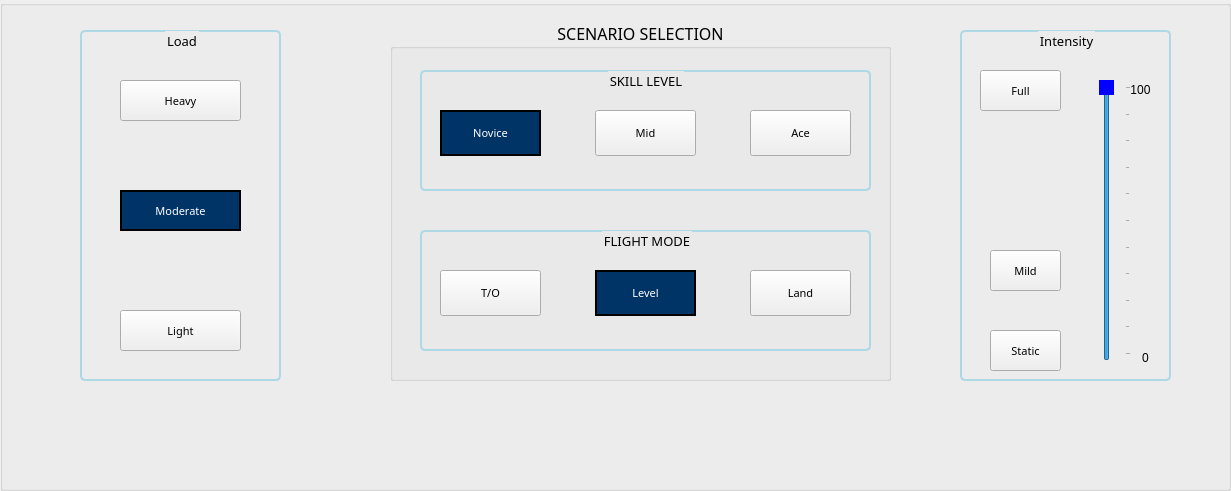
     <widget class="QGroupBox" name="grp_sim">
      <property name="geometry">
       <rect>
        <x>10</x>
        <y>170</y>
        <width>1231</width>
        <height>491</height>
       </rect>
      </property>
      <property name="title">
       <string/>
      </property>
      <widget class="QGroupBox" name="groupBox_5">
       <property name="geometry">
        <rect>
         <x>960</x>
         <y>30</y>
         <width>211</width>
         <height>351</height>
        </rect>
       </property>
       <property name="font">
        <font>
         <family>MS 33558</family>
         <pointsize>10</pointsize>
         <weight>50</weight>
         <bold>false</bold>
        </font>
       </property>
       <property name="styleSheet">
        <string notr="true">QGroupBox {
    border: 2px solid lightblue;
    border-radius: 5px;
    padding: 5px;
}
</string>
       </property>
       <property name="title">
        <string>Intensity</string>
       </property>
       <property name="alignment">
        <set>Qt::AlignCenter</set>
       </property>
       <widget class="QSlider" name="sld_intensity">
        <property name="geometry">
         <rect>
          <x>130</x>
          <y>50</y>
          <width>41</width>
          <height>281</height>
         </rect>
        </property>
        <property name="styleSheet">
         <string notr="true">QSlider::handle:vertical {
    width: 60px; 
    height: 60px; 
    background: blue; 
}
</string>
        </property>
        <property name="minimum">
         <number>0</number>
        </property>
        <property name="maximum">
         <number>100</number>
        </property>
        <property name="value">
         <number>100</number>
        </property>
        <property name="orientation">
         <enum>Qt::Vertical</enum>
        </property>
        <property name="tickPosition">
         <enum>QSlider::TicksBelow</enum>
        </property>
        <property name="tickInterval">
         <number>10</number>
        </property>
       </widget>
       <widget class="QLabel" name="label_32">
        <property name="geometry">
         <rect>
          <x>170</x>
          <y>320</y>
          <width>31</width>
          <height>16</height>
         </rect>
        </property>
        <property name="text">
         <string>0</string>
        </property>
        <property name="alignment">
         <set>Qt::AlignCenter</set>
        </property>
       </widget>
       <widget class="QLabel" name="label_33">
        <property name="geometry">
         <rect>
          <x>160</x>
          <y>50</y>
          <width>41</width>
          <height>20</height>
         </rect>
        </property>
        <property name="text">
         <string>100</string>
        </property>
        <property name="alignment">
         <set>Qt::AlignCenter</set>
        </property>
       </widget>
       <widget class="QPushButton" name="btn_intensity_motionless">
        <property name="geometry">
         <rect>
          <x>30</x>
          <y>300</y>
          <width>71</width>
          <height>41</height>
         </rect>
        </property>
        <property name="font">
         <font>
          <family>MS 33558</family>
          <pointsize>8</pointsize>
          <weight>50</weight>
          <bold>false</bold>
         </font>
        </property>
        <property name="styleSheet">
         <string notr="true">QPushButton:checked {
    background-color: rgba(0, 51, 102, 1); /* Dark blue background */
    color: white; /* White lettering */
    border: 2px solid black; /* Black border */
}
</string>
        </property>
        <property name="text">
         <string>Static</string>
        </property>
       </widget>
       <widget class="QPushButton" name="btn_intensity_mild">
        <property name="geometry">
         <rect>
          <x>30</x>
          <y>220</y>
          <width>71</width>
          <height>41</height>
         </rect>
        </property>
        <property name="font">
         <font>
          <family>MS 33558</family>
          <pointsize>8</pointsize>
          <weight>50</weight>
          <bold>false</bold>
         </font>
        </property>
        <property name="styleSheet">
         <string notr="true">QPushButton:checked {
    background-color: rgba(0, 51, 102, 1); /* Dark blue background */
    color: white; /* White lettering */
    border: 2px solid black; /* Black border */
}
</string>
        </property>
        <property name="text">
         <string>Mild</string>
        </property>
       </widget>
       <widget class="QPushButton" name="btn_intensity_full">
        <property name="geometry">
         <rect>
          <x>20</x>
          <y>40</y>
          <width>81</width>
          <height>41</height>
         </rect>
        </property>
        <property name="font">
         <font>
          <family>MS 33558</family>
          <pointsize>8</pointsize>
          <weight>50</weight>
          <bold>false</bold>
         </font>
        </property>
        <property name="styleSheet">
         <string notr="true">QPushButton:checked {
    background-color: rgba(0, 51, 102, 1); /* Dark blue background */
    color: white; /* White lettering */
    border: 2px solid black; /* Black border */
}
</string>
        </property>
        <property name="text">
         <string>Full</string>
        </property>
       </widget>
      </widget>
      <widget class="QGroupBox" name="groupBox_6">
       <property name="geometry">
        <rect>
         <x>80</x>
         <y>30</y>
         <width>201</width>
         <height>351</height>
        </rect>
       </property>
       <property name="font">
        <font>
         <family>MS 33558</family>
         <pointsize>10</pointsize>
         <weight>50</weight>
         <bold>false</bold>
        </font>
       </property>
       <property name="styleSheet">
        <string notr="true">QGroupBox {
    border: 2px solid lightblue;
    border-radius: 5px;
    padding: 5px;
}
</string>
       </property>
       <property name="title">
        <string>Load</string>
       </property>
       <property name="alignment">
        <set>Qt::AlignCenter</set>
       </property>
       <widget class="QPushButton" name="btn_light_load">
        <property name="geometry">
         <rect>
          <x>40</x>
          <y>280</y>
          <width>121</width>
          <height>41</height>
         </rect>
        </property>
        <property name="font">
         <font>
          <family>MS 33558</family>
          <pointsize>8</pointsize>
          <weight>50</weight>
          <bold>false</bold>
         </font>
        </property>
        <property name="styleSheet">
         <string notr="true">QPushButton:checked {
    background-color: rgba(0, 51, 102, 1); /* Dark blue background */
    color: white; /* White lettering */
    border: 2px solid black; /* Black border */
}
</string>
        </property>
        <property name="text">
         <string>Light</string>
        </property>
        <property name="checkable">
         <bool>true</bool>
        </property>
        <attribute name="buttonGroup">
         <string notr="true">buttonGroupLoad</string>
        </attribute>
       </widget>
       <widget class="QPushButton" name="btn_moderate_load">
        <property name="geometry">
         <rect>
          <x>40</x>
          <y>160</y>
          <width>121</width>
          <height>41</height>
         </rect>
        </property>
        <property name="font">
         <font>
          <family>MS 33558</family>
          <pointsize>8</pointsize>
          <weight>50</weight>
          <bold>false</bold>
         </font>
        </property>
        <property name="styleSheet">
         <string notr="true">QPushButton:checked {
    background-color: rgba(0, 51, 102, 1); /* Dark blue background */
    color: white; /* White lettering */
    border: 2px solid black; /* Black border */
}
</string>
        </property>
        <property name="text">
         <string>Moderate</string>
        </property>
        <property name="checkable">
         <bool>true</bool>
        </property>
        <property name="checked">
         <bool>true</bool>
        </property>
        <attribute name="buttonGroup">
         <string notr="true">buttonGroupLoad</string>
        </attribute>
       </widget>
       <widget class="QPushButton" name="btn_heavy_load">
        <property name="geometry">
         <rect>
          <x>40</x>
          <y>50</y>
          <width>121</width>
          <height>41</height>
         </rect>
        </property>
        <property name="font">
         <font>
          <family>MS 33558</family>
          <pointsize>8</pointsize>
          <weight>50</weight>
          <bold>false</bold>
         </font>
        </property>
        <property name="styleSheet">
         <string notr="true">QPushButton:checked {
    background-color: rgba(0, 51, 102, 1); /* Dark blue background */
    color: white; /* White lettering */
    border: 2px solid black; /* Black border */
}
</string>
        </property>
        <property name="text">
         <string>Heavy</string>
        </property>
        <property name="checkable">
         <bool>true</bool>
        </property>
        <attribute name="buttonGroup">
         <string notr="true">buttonGroupLoad</string>
        </attribute>
       </widget>
      </widget>
      <widget class="QGroupBox" name="groupBox_9">
       <property name="geometry">
        <rect>
         <x>390</x>
         <y>20</y>
         <width>501</width>
         <height>361</height>
        </rect>
       </property>
       <property name="font">
        <font>
         <family>MS 33558</family>
         <pointsize>12</pointsize>
         <weight>50</weight>
         <bold>false</bold>
        </font>
       </property>
       <property name="styleSheet">
        <string notr="true"/>
       </property>
       <property name="title">
        <string>SCENARIO SELECTION</string>
       </property>
       <property name="alignment">
        <set>Qt::AlignCenter</set>
       </property>
       <widget class="QGroupBox" name="groupBoxExperience">
        <property name="geometry">
         <rect>
          <x>30</x>
          <y>50</y>
          <width>451</width>
          <height>121</height>
         </rect>
        </property>
        <property name="font">
         <font>
          <family>MS 33558</family>
          <pointsize>10</pointsize>
          <weight>50</weight>
          <bold>false</bold>
         </font>
        </property>
        <property name="styleSheet">
         <string notr="true">QGroupBox {
    border: 2px solid lightblue;
    border-radius: 5px;
    padding: 5px;
}
</string>
        </property>
        <property name="title">
         <string>SKILL LEVEL</string>
        </property>
        <property name="alignment">
         <set>Qt::AlignCenter</set>
        </property>
        <widget class="QPushButton" name="btn_mid_exp">
         <property name="geometry">
          <rect>
           <x>175</x>
           <y>40</y>
           <width>101</width>
           <height>46</height>
          </rect>
         </property>
         <property name="font">
          <font>
           <family>MS 33558</family>
           <pointsize>8</pointsize>
           <weight>50</weight>
           <bold>false</bold>
          </font>
         </property>
         <property name="styleSheet">
          <string notr="true">QPushButton:checked {
    background-color: rgba(0, 51, 102, 1); /* Dark blue background */
    color: white; /* White lettering */
    border: 2px solid black; /* Black border */
}
</string>
         </property>
         <property name="text">
          <string>Mid</string>
         </property>
         <property name="checkable">
          <bool>true</bool>
         </property>
        </widget>
        <widget class="QPushButton" name="btn_novice">
         <property name="geometry">
          <rect>
           <x>20</x>
           <y>40</y>
           <width>101</width>
           <height>46</height>
          </rect>
         </property>
         <property name="font">
          <font>
           <family>MS 33558</family>
           <pointsize>8</pointsize>
           <weight>50</weight>
           <bold>false</bold>
          </font>
         </property>
         <property name="styleSheet">
          <string notr="true">QPushButton:checked {
    background-color: rgba(0, 51, 102, 1); /* Dark blue background */
    color: white; /* White lettering */
    border: 2px solid black; /* Black border */
}
</string>
         </property>
         <property name="text">
          <string>Novice</string>
         </property>
         <property name="checkable">
          <bool>true</bool>
         </property>
         <property name="checked">
          <bool>true</bool>
         </property>
        </widget>
        <widget class="QPushButton" name="btn_ace">
         <property name="geometry">
          <rect>
           <x>330</x>
           <y>40</y>
           <width>101</width>
           <height>46</height>
          </rect>
         </property>
         <property name="font">
          <font>
           <family>MS 33558</family>
           <pointsize>8</pointsize>
           <weight>50</weight>
           <bold>false</bold>
          </font>
         </property>
         <property name="styleSheet">
          <string notr="true">QPushButton:checked {
    background-color: rgba(0, 51, 102, 1); /* Dark blue background */
    color: white; /* White lettering */
    border: 2px solid black; /* Black border */
}
</string>
         </property>
         <property name="text">
          <string>Ace</string>
         </property>
         <property name="checkable">
          <bool>true</bool>
         </property>
        </widget>
       </widget>
       <widget class="QGroupBox" name="groupBox_10">
        <property name="geometry">
         <rect>
          <x>30</x>
          <y>210</y>
          <width>451</width>
          <height>121</height>
         </rect>
        </property>
        <property name="font">
         <font>
          <family>MS 33558</family>
          <pointsize>10</pointsize>
          <weight>50</weight>
          <bold>false</bold>
         </font>
        </property>
        <property name="styleSheet">
         <string notr="true">QGroupBox {
    border: 2px solid lightblue;
    border-radius: 5px;
    padding: 5px;
}
</string>
        </property>
        <property name="title">
         <string>FLIGHT MODE</string>
        </property>
        <property name="alignment">
         <set>Qt::AlignCenter</set>
        </property>
        <widget class="QPushButton" name="btn_land">
         <property name="geometry">
          <rect>
           <x>330</x>
           <y>40</y>
           <width>101</width>
           <height>46</height>
          </rect>
         </property>
         <property name="font">
          <font>
           <family>MS 33558</family>
           <pointsize>8</pointsize>
           <weight>50</weight>
           <bold>false</bold>
          </font>
         </property>
         <property name="styleSheet">
          <string notr="true">QPushButton:checked {
    background-color: rgba(0, 51, 102, 1); /* Dark blue background */
    color: white; /* White lettering */
    border: 2px solid black; /* Black border */
}
</string>
         </property>
         <property name="text">
          <string>Land</string>
         </property>
         <property name="checkable">
          <bool>true</bool>
         </property>
        </widget>
        <widget class="QPushButton" name="btn_takeoff">
         <property name="geometry">
          <rect>
           <x>20</x>
           <y>40</y>
           <width>101</width>
           <height>46</height>
          </rect>
         </property>
         <property name="font">
          <font>
           <family>MS 33558</family>
           <pointsize>8</pointsize>
           <weight>50</weight>
           <bold>false</bold>
          </font>
         </property>
         <property name="styleSheet">
          <string notr="true">QPushButton:checked {
    background-color: rgba(0, 51, 102, 1); /* Dark blue background */
    color: white; /* White lettering */
    border: 2px solid black; /* Black border */
}
</string>
         </property>
         <property name="text">
          <string>T/O</string>
         </property>
         <property name="checkable">
          <bool>true</bool>
         </property>
        </widget>
        <widget class="QPushButton" name="btn_level">
         <property name="geometry">
          <rect>
           <x>175</x>
           <y>40</y>
           <width>101</width>
           <height>46</height>
          </rect>
         </property>
         <property name="font">
          <font>
           <family>MS 33558</family>
           <pointsize>8</pointsize>
           <weight>50</weight>
           <bold>false</bold>
          </font>
         </property>
         <property name="styleSheet">
          <string notr="true">QPushButton:checked {
    background-color: rgba(0, 51, 102, 1); /* Dark blue background */
    color: white; /* White lettering */
    border: 2px solid black; /* Black border */
}
</string>
         </property>
         <property name="text">
          <string>Level</string>
         </property>
         <property name="checkable">
          <bool>true</bool>
         </property>
         <property name="checked">
          <bool>true</bool>
         </property>
        </widget>
       </widget>
      </widget>
     </widget>
